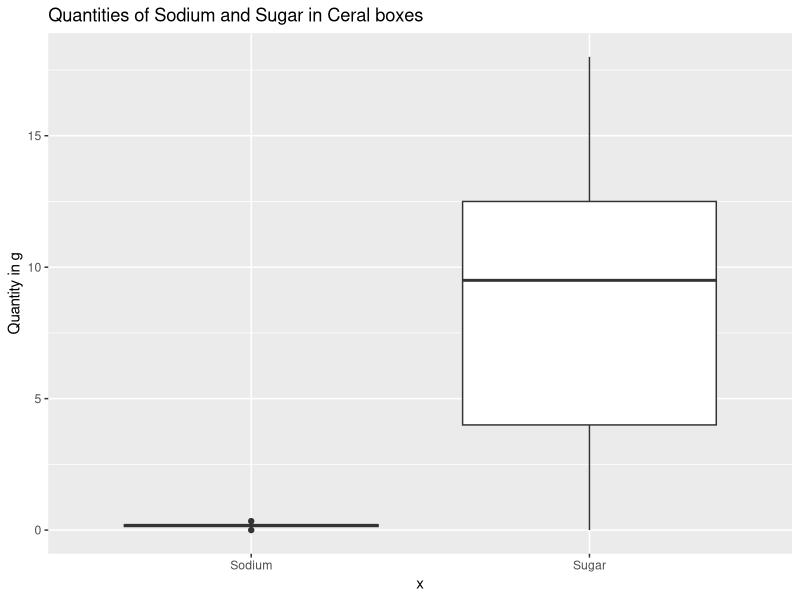
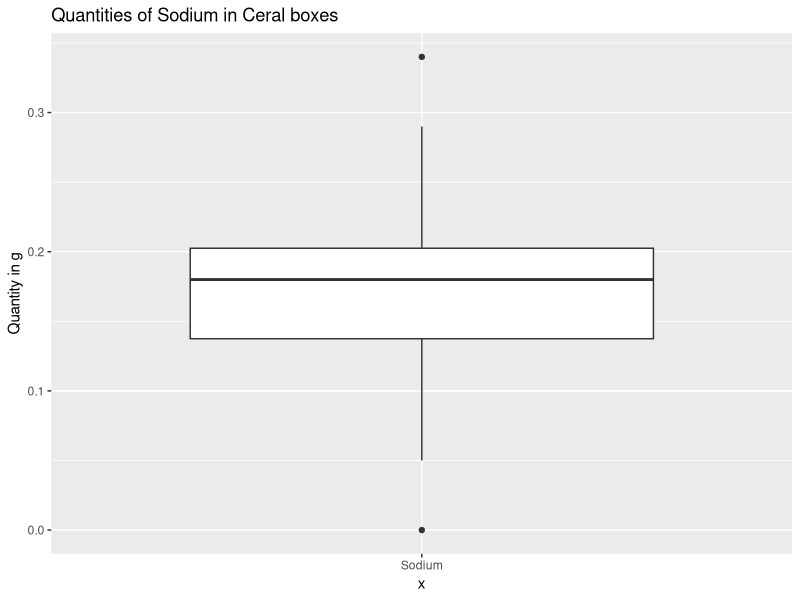
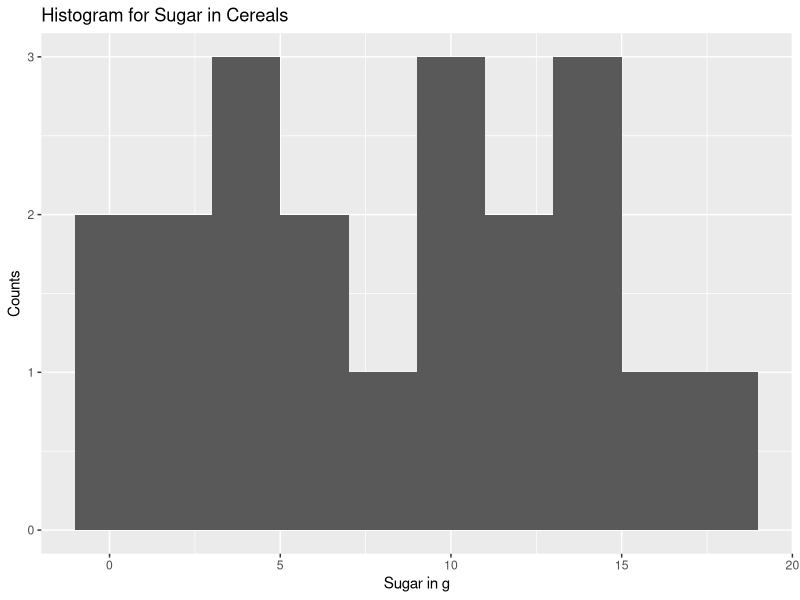
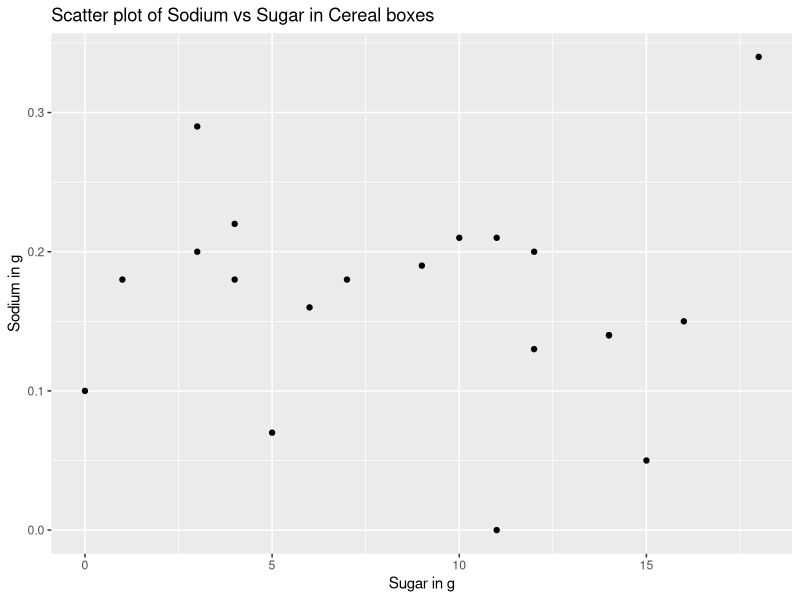
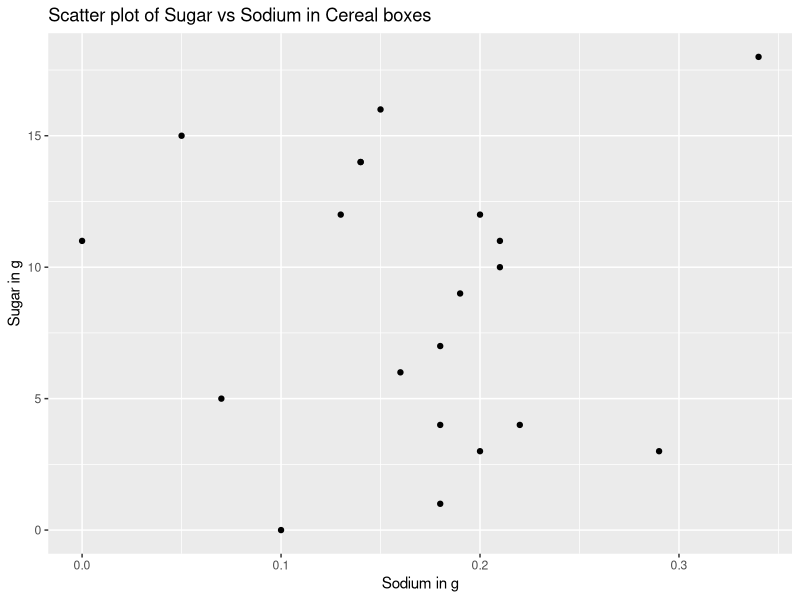

Write the R code that produced these figures, in order.
## ---- chunk 1
#| label: setup
#| warning: false
#| message: false

library(tidyverse)
library(readr)
library(ggplot2)

knitr::opts_chunk$set(echo = TRUE, warning=FALSE, message=FALSE)
## ---- chunk 2
data <- read_csv("_data/cereal.csv", show_col_types = FALSE)
head(data)
## ---- chunk 3
colnames(data)
## ---- chunk 4
dim(data)
## ---- chunk 5
unique(data$Type)
## ---- chunk 6
data <- data%>%
          mutate(Type = case_when(
            Type == "A" ~ 0,
            Type == "C" ~ 1
            )
          )
head(data)
## ---- chunk 7
data <- data%>%
          mutate(Sodium = Sodium/1000)
head(data)
## ---- chunk 8
ggplot(data)+
  geom_boxplot(aes(x="Sodium", y=Sodium)) +
  geom_boxplot(aes(x="Sugar", y=Sugar))+
  labs(title = "Quantities of Sodium and Sugar in Ceral boxes", y="Quantity in g")
  
## ---- chunk 9
ggplot(data)+
  geom_boxplot(aes(x="Sodium", y=Sodium)) +
  labs(title = "Quantities of Sodium in Ceral boxes", y="Quantity in g")
## ---- chunk 10
ggplot(data)+
  geom_histogram(aes(x = Sugar), binwidth = 2)+
  labs(title="Histogram for Sugar in Cereals", x="Sugar in g", y="Counts")
## ---- chunk 11
ggplot(data)+
  geom_point(aes(x = Sugar, y = Sodium))+
  labs(title="Scatter plot of Sodium vs Sugar in Cereal boxes", x = "Sugar in g", y = "Sodium in g")
## ---- chunk 12
ggplot(data)+
  geom_point(aes(x = Sodium, y = Sugar))+
  labs(title="Scatter plot of Sugar vs Sodium in Cereal boxes", x = "Sodium in g", y = "Sugar in g")
